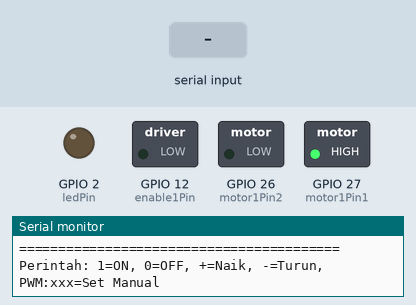
The sketch below on a simulated ESP32. On the bench: switched loads named in the sketch (green lamp = pin HIGH), output pins drawn as LEDs (lit = HIGH), the last lines printed to the serial monitor. The test bench sets the inputs (shaded band).

Above: at 1.2 s.
1.3 s: "1\n" received over Serial
At 1.8 s:
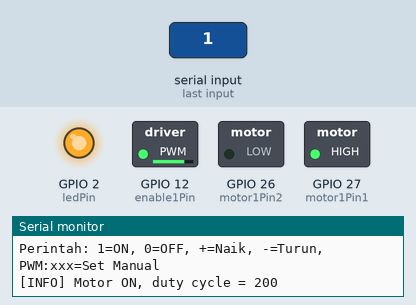
2.8 s: "-\n" received over Serial
At 4.0 s:
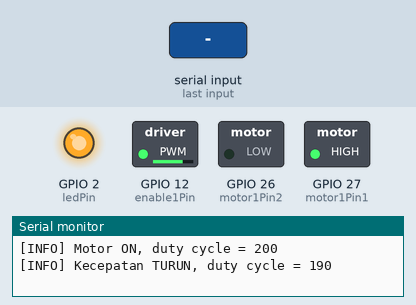
4.3 s: "PWM:90\n" received over Serial
At 5.3 s:
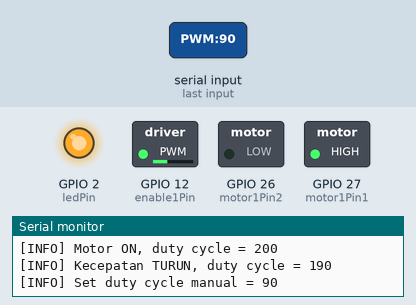
5.8 s: "0\n" received over Serial
At 6.4 s:
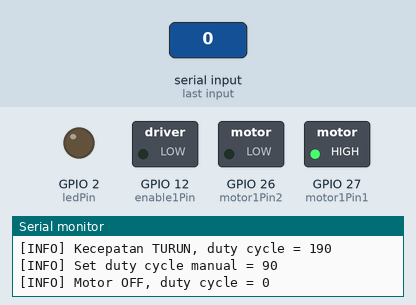
7.3 s: "+\n" received over Serial
At 8.5 s:
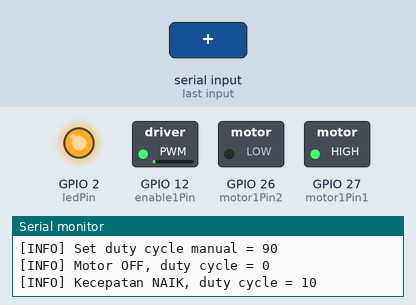
8.8 s: "PWM:\n" received over Serial
At 9.9 s:
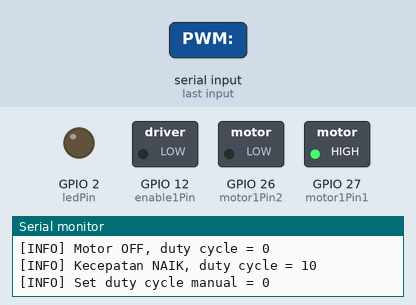
Timing chart, 0 to 11.3 s (numbered marks = the images above; inputs shaded):
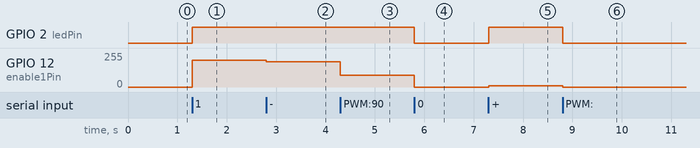

The sketch:

Basic.ino
```cpp
//PROGRESS 1 KONTROL MOTOR DASAR / CONNECT WITH WIRE

// ============================================================
// Kontrol Motor DC + LED dengan PWM via Serial
// Perintah:
//   '1'        -> Motor ON (duty terakhir / default)
//   '0'        -> Motor OFF
//   '+'        -> Naikkan kecepatan (+10)
//   '-'        -> Turunkan kecepatan (-10)
//   'PWM:xxx'  -> Set duty cycle langsung (0-255)
// ============================================================


// --- Konfigurasi Pin Hardware ---
const int ledPin = 2;       // Pin untuk LED indikator (menggunakan LED built-in ESP32)
const int motor1Pin1 = 27;  // Pin IN1 pada driver motor (mengatur arah putaran)
const int motor1Pin2 = 26;  // Pin IN2 pada driver motor (mengatur arah putaran)
const int enable1Pin = 12;  // Pin ENA pada driver motor (mengatur kecepatan via PWM)

// --- Konfigurasi PWM ESP32 (ledc) ---
const int freq = 30000;       // Frekuensi PWM (30 kHz cocok untuk motor DC)
const int pwmChannel = 0;     // Channel PWM ESP32 (0-15)
const int resolution = 8;     // Resolusi 8-bit (nilai 0 - 255)

// --- Variabel Kontrol Kecepatan ---
int dutyCycle = 200;          // Nilai kecepatan awal (default) saat motor dinyalakan
const int DUTY_STEP = 10;     // Besar penambahan/pengurangan kecepatan tiap perintah '+' atau '-'
const int DUTY_MIN  = 0;      // Batas minimum kecepatan (Motor mati)
const int DUTY_MAX  = 255;    // Batas maksimum kecepatan (Kecepatan penuh)

// --- Variabel Buffer Serial ---
String inputString = "";      // Menyimpan string karakter yang diterima dari Serial Monitor

void setup() {
  // Inisialisasi pin sebagai OUTPUT
  pinMode(ledPin, OUTPUT);
  pinMode(motor1Pin1, OUTPUT);
  pinMode(motor1Pin2, OUTPUT);
  pinMode(enable1Pin, OUTPUT);

  // Inisialisasi komunikasi Serial pada baudrate 115200
  Serial.begin(115200);

  // Konfigurasi modul hardware PWM pada ESP32
  ledcSetup(pwmChannel, freq, resolution);

  // Hubungkan channel PWM ke pin Enable motor
  ledcAttachPin(enable1Pin, pwmChannel);

  // Set kondisi awal: Motor berhenti (Brake/Coast)
  digitalWrite(motor1Pin1, HIGH);
  digitalWrite(motor1Pin2, LOW); // Kombinasi HIGH-LOW membuat motor berputar searah jarum jam
  ledcWrite(pwmChannel, 0);      // Kecepatan 0 (mati)

  // Pesan sambutan di Serial Monitor
  Serial.println("=========================================");
  Serial.println(" ESP32 Motor Controller Siap Digunakan!  ");
  Serial.println("=========================================");
  Serial.println("Perintah: 1=ON, 0=OFF, +=Naik, -=Turun, PWM:xxx=Set Manual");
}

/*
 * Fungsi untuk menerapkan nilai dutyCycle saat ini ke hardware.
 * Dipanggil setiap kali ada perubahan kecepatan.
 */
void applyMotor() {
  // Pastikan arah putaran motor konsisten
  digitalWrite(motor1Pin1, HIGH);
  digitalWrite(motor1Pin2, LOW);

  // Terapkan sinyal PWM ke driver motor
  ledcWrite(pwmChannel, dutyCycle);

  // Nyalakan LED jika motor bergerak (dutyCycle > 0), matikan jika berhenti
  digitalWrite(ledPin, dutyCycle > 0 ? HIGH : LOW);
}

void MotorOn() {
  // Jika kecepatan sebelumnya 0, kembalikan ke default (200) agar motor bisa berputar
  if (dutyCycle == 0) dutyCycle = 200;
  applyMotor();
  Serial.print("[INFO] Motor ON, duty cycle = ");
  Serial.println(dutyCycle);
}

void MotorOff() {
  dutyCycle = 0;
  applyMotor();
  Serial.println("[INFO] Motor OFF, duty cycle = 0");
}

void naikkanKecepatan() {
  dutyCycle += DUTY_STEP;
  if (dutyCycle > DUTY_MAX) dutyCycle = DUTY_MAX; // Mencegah nilai melebihi 255
  applyMotor();
  Serial.print("[INFO] Kecepatan NAIK, duty cycle = ");
  Serial.println(dutyCycle);
}

void turunkanKecepatan() {
  dutyCycle -= DUTY_STEP;
  if (dutyCycle < DUTY_MIN) dutyCycle = DUTY_MIN; // Mencegah nilai negatif
  applyMotor();
  Serial.print("[INFO] Kecepatan TURUN, duty cycle = ");
  Serial.println(dutyCycle);
}

/*
 * Fungsi untuk memproses perintah set manual (PWM:xxx)
 */
void setDuty(int val) {
  // Validasi nilai input agar tetap berada di rentang 0-255
  if (val < DUTY_MIN) val = DUTY_MIN;
  if (val > DUTY_MAX) val = DUTY_MAX;

  dutyCycle = val;
  applyMotor();
  Serial.print("[INFO] Set duty cycle manual = ");
  Serial.println(dutyCycle);
}

void loop() {
  // Selama ada data yang masuk dari Serial Monitor
  while (Serial.available() > 0) {
    char c = Serial.read();

    // Jika mendeteksi karakter Enter/Newline (Tanda perintah selesai diketik)
    if (c == '\n' || c == '\r') {
      inputString.trim(); // Hapus spasi ekstra di awal dan akhir string

      // 1. Cek apakah perintah adalah format "PWM:xxx"
      if (inputString.startsWith("PWM:")) {
        int val = inputString.substring(4).toInt(); // Ambil angka setelah "PWM:"
        setDuty(val);
      }
      // 2. Cek apakah ada perintah satu karakter
      else if (inputString.length() > 0) {
        char cmd = inputString.charAt(0);

        if (cmd == '1') {
          MotorOn();
        }
        else if (cmd == '0') {
          MotorOff();
        }
        else if (cmd == '+') {
          naikkanKecepatan();
        }
        else if (cmd == '-') {
          turunkanKecepatan();
        }
        else {
          Serial.print("[ERROR] Perintah tidak dikenal: ");
          Serial.println(inputString);
        }
      }

      // Kosongkan buffer setelah perintah dieksekusi agar siap untuk perintah selanjutnya
      inputString = "";
    }
    else {
      // Tambahkan karakter yang masuk ke dalam buffer
      inputString += c;
    }
  }
}
```

Measured:
- after the input at 1.3 s, GPIO 2 (ledPin): LOW → HIGH at once; GPIO 12 (enable1Pin): 0/255 → 199/255 at once
- after the input at 2.8 s, GPIO 12 (enable1Pin): 199/255 → 189/255 at once
- after the input at 4.3 s, GPIO 12 (enable1Pin): 189/255 → 90/255 at once
- after the input at 5.8 s, GPIO 2 (ledPin): HIGH → LOW at once; GPIO 12 (enable1Pin): 90/255 → 0/255 at once
- after the input at 7.3 s, GPIO 2 (ledPin): LOW → HIGH at once; GPIO 12 (enable1Pin): 0/255 → 10/255 at once
- after the input at 8.8 s, GPIO 2 (ledPin): HIGH → LOW at once; GPIO 12 (enable1Pin): 10/255 → 0/255 at once
